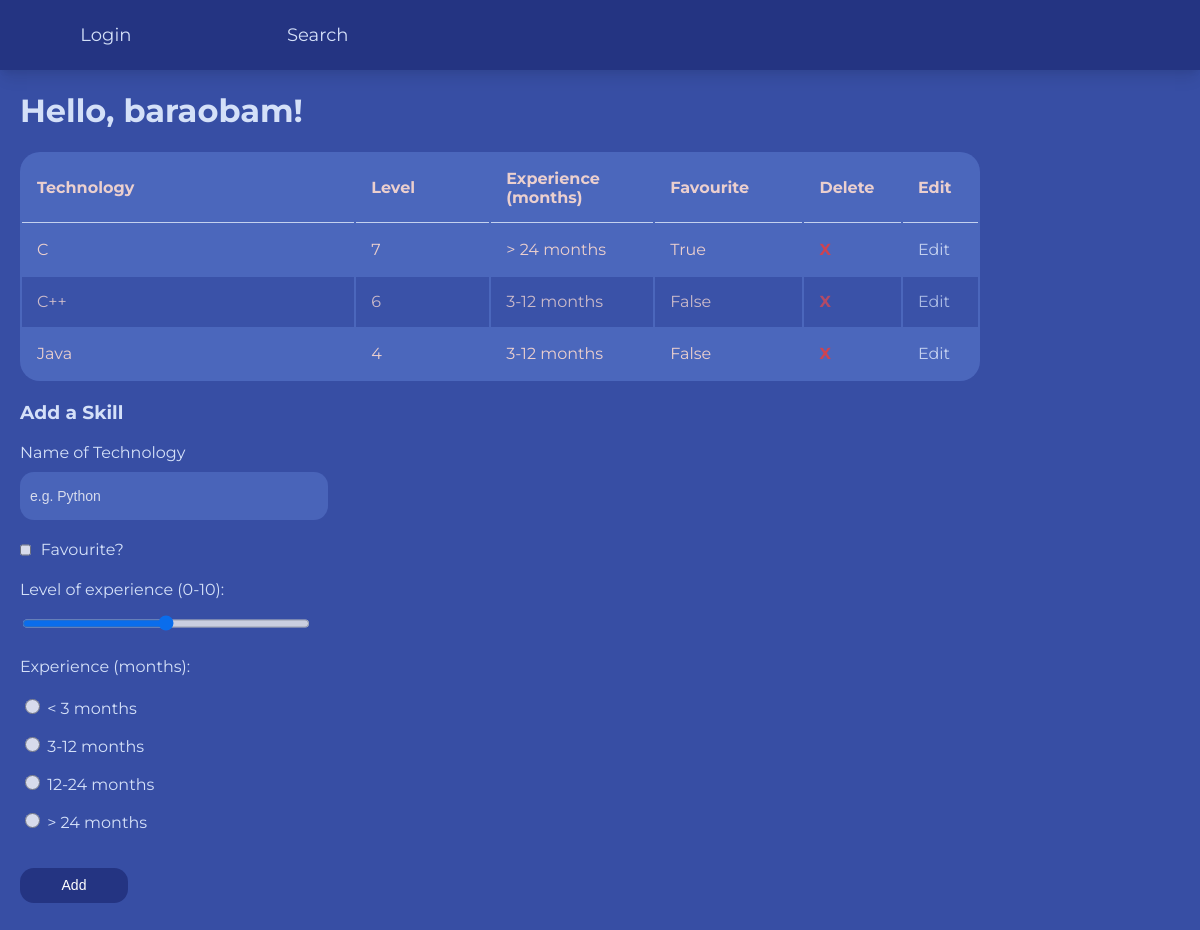
/ (signed in), run on the app's committed database.
### tables this page shows
CREATE TABLE "users" (
	"id"	INTEGER,
	"username"	TEXT,
	"password"	TEXT,
	"team"	TEXT,
	"tenure"	INTEGER,
	"forename"	TEXT,
	"surname"	TEXT,
	PRIMARY KEY("id")
);

CREATE TABLE "levels" (
	"user_id"	INTEGER,
	"technology"	TEXT,
	"level"	INTEGER,
	"experience"	TEXT,
	"favourite"	TEXT
);

### App.py (the view)
@app.route('/', methods=["GET", "POST", "DELETE"])
@login_required
def hello():
    if request.method == "POST":
        if check_for_duplicate(session['user_id'], request.form.get("technology")):
            return redirect('/')
        add_skill(session['user_id'], request.form.get("technology"), request.form.get("level"), request.form.get("experience"), request.form.get("favourite"))
        return redirect('/')
    elif request.method == "DELETE":
        print("deleting skill")
        return redirect('/')
    levels = get_dash(session["user_id"])[0]
    return render_template('index.html', username=session["username"], levels=levels)

### functions.py (called while the page is built)
def login_required(f):
    @wraps(f)
    def decorated_function(*args, **kwargs):
        if session.get("user_id") is None:
            return redirect("/login")
        return f(*args, **kwargs)
    return decorated_function

def get_dash(user_id: str):
    with sqlite3.connect("database.db") as con:
        cur = con.cursor()
        user_desc = cur.execute(f"SELECT tenure, team FROM users WHERE id = '{user_id}'").fetchall()
        levels = cur.execute(f"SELECT technology, level, experience, favourite FROM levels WHERE user_id = '{user_id}'").fetchall()
        return [levels, user_desc]

### templates/index.html
{% extends "main.html" %}
{% block content %}
  <h1>Hello, {{username}}!</h1>
  <div>
    {% if levels %}
    <table class="search-results">
        <thead>
            <th>Technology</th>
            <th>Level</th>
            <th>Experience (months)</th>
            <th>Favourite</th>
            <th>Delete</th>
            <th>Edit</th>
        </thead>
        <tbody>
            {% for level in levels %}
            <tr>
                <td style="width: 25%">{{level[0]}}</td>
                <td style="width: 10%">{{level[1]}}</td>
                <td style="width: 10%">{{level[2]}}</td>
                <td style="width: 10%">{{level[3]}}</td>
                <td style="width: 3%">
                    <a href="{{ url_for('delete_skill', skill=level[0])}}" class="no-pads row-button">X</a>
                </td>
                <td style="width: 3%">
                  <a href="{{ url_for('update_skill', skill=level[0])}}" class="no-pads">Edit</a>
              </td>
            </tr>
            {% endfor %}
        </tbody>
    </table>
    {% endif %}
    <h3>Add a Skill</h3>
    <form action="/" method="post" class="add-skill-form">
      <div class="bar-fill">
          <label>Name of Technology</label>
          <input class="add-skill-input" autocomplete="off" id="technology" name="technology" placeholder="e.g. Python" type="text" required>
      </div>
      <div class="bar-fill favourite-container">
        <input class="add-skill-input favourite" autocomplete="off" id="favourite" name="favourite" type="checkbox" value="True">
        <label for="favourite" class="inline-label">Favourite?</label>
      </div>
      <div class="bar-fill">
          <label>Level of experience (0-10):</label>
          <input class="no-pads" autocomplete="off" id="level" name="level" placeholder="Level" type="range" min="0" max="10" required>
      </div>
      <div class="bar-fill">
          <label>Experience (months):</label>
        </div>
          <div class="bar-fill">
            <input class="radio-input"type="radio" id="experience" name="experience" value="< 3 months">
            <label for="html">< 3 months</label><br>
            <input class="radio-input"type="radio" id="experience" name="experience" value="3-6 months">
            <label for="html">3-12 months</label><br>
            <input class="radio-input"type="radio" id="experience" name="experience" value="12-24 months">
            <label for="html">12-24 months</label><br>
            <input class="radio-input"type="radio" id="experience" name="experience" value="> 24 months">
            <label for="html">> 24 months</label><br>
          </div>
      <div class="bar-fill">
          <button type="submit" class="button">Add</button>
      </div>
  </form>
  </div>
{% endblock %}

### static/styles.css (style rules this page uses)
body { background: #374ea4; margin: 0; font-family: 'Montserrat', sans-serif; justify-content: center; color: #d4e0f8; }
h1, h2, h3 { margin-left: 20px; }
a { color: #d4e0f8; text-decoration: none; font-size: 16px; }
form { padding: 5rem 0rem 0rem 0rem; margin: 0rem 20rem 0rem 20rem; height: 200px; display: flex; flex-direction: column; align-items: center; }
.add-skill-form { justify-content: left; margin: 0; width: 30%; height: 750px; padding: 0rem 0rem 0rem 20px; align-items: flex-start; }
.bar-fill { width: 100%; margin-bottom: 20px; }
input { width: 80%; height: 80%; padding: 5px 10px 5px 10px; margin-bottom: 20px; border-radius: 14px; border: none; background-color: #4e6abf; color: #ffffff; opacity: .8; font-size: 16px; }
.add-skill-input { margin-top: 10px; height: 50%; }
.favourite-container { display: flex; align-items: center; }
.favourite { width: 3%; height: 20px; margin: 0; }
input[type="checkbox"] { position:relative; left: 0; outline: none; }
.radio-input { height: 15px; width: 15px; }
.no-pads { padding: 0; }
::placeholder { color: #ffffff; font-size: 14px; }
label { padding: 10px 0 20px 0; }
.inline-label { padding: 0 0 0 10px; }
.button { background-color: #243482; color: white; font-size: 14px; border: none; border-radius: 14px; width: 30%; height: 35px; margin: 0 auto; }
.row-button { height: 0px; margin: 0px; color: rgb(222, 67, 73); font-weight: bold; }
table { width: 80%; margin: 20px; border-radius: 20px; background-color: #4e6abf; opacity: .9; }
td, th { height: 20px; text-align: left; vertical-align: middle; padding: 15px; border: none; color: #ffded3; }
th { border-bottom: 1px solid #d4e0f8; }
td { position: relative; align-items: center; }
tr:nth-child(even) { background-color: #374ea4; opacity: .8; }

### data on the page
users: username "baraobam"
levels: technology "C", level "7", experience "> 24 months", favourite "True"
levels: technology "C++", level "6", experience "3-12 months", favourite "False"
levels: technology "Java", level "4", experience "3-12 months", favourite "False"
